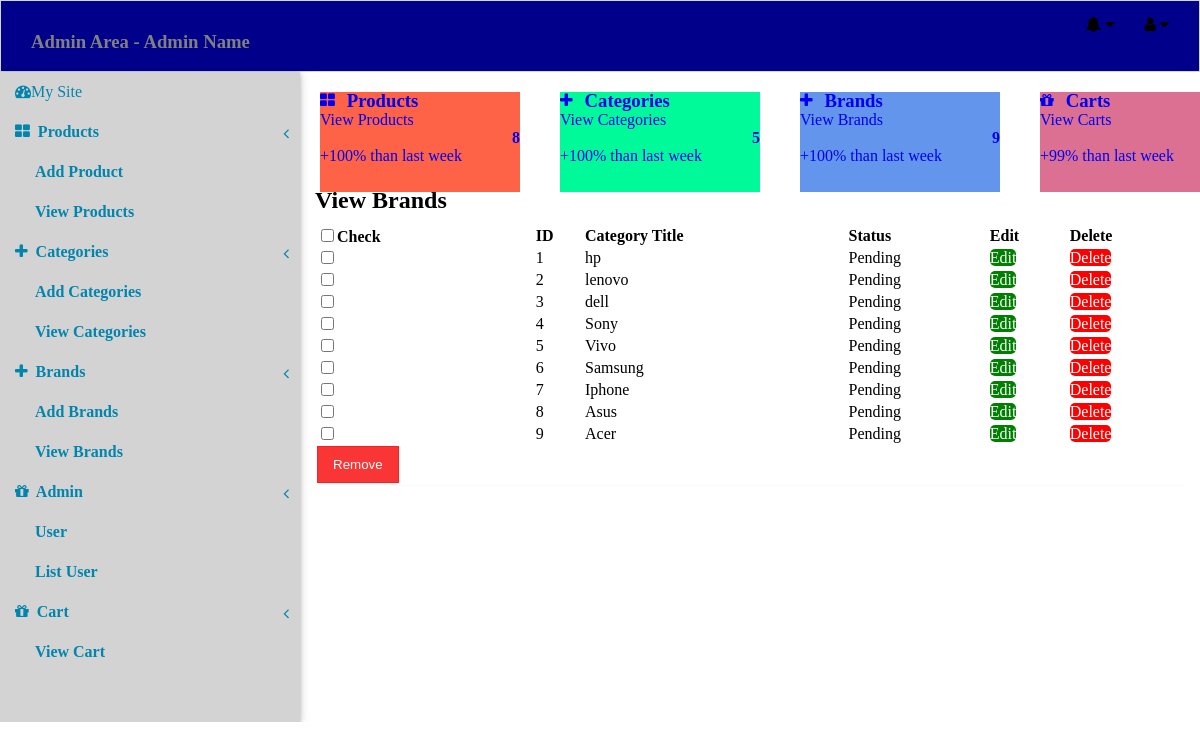
Screenshot of /admin_area/index.php?action=view_brand with the database file from the repository.
### tables this page shows
CREATE TABLE `brands` (
  `brand_id` int(11) NOT NULL,
  `brand_title` varchar(20) NOT NULL,
  `visible` int(1) NOT NULL DEFAULT 0
);

### admin_area/includes/view_brand.php (the view, shortened to what this page needs)
<div class="view_product_box">
<h2>View Brands</h2>
<div class="border_bottom">
    <form action="" metho="post" enctype="multipart/form-data" >
        <table width="100%">
            <thead>
                <tr>
                    <th><input type="checkbox" id="CheckAll" />Check</th>
                    <th>ID</th>
                    <th>Category Title</th>
                    <th>Status</th>
                    <th>Edit</th>
                    <th>Delete</th>
                </tr>
            </thead>
            <?php $all_categories = mysqli_query($con,"select * from brands order by brand_id DESC");
            $i = 1;
            while($row=mysqli_fetch_array($all_categories)){
            ?>
            <tbody>
                <tr>
                    <td><input type="checkbox" name="deleteAll[]" value="<?php echo $row['brand_id'];?>"/></td>
                    <td><?php echo $i ;?></td>
                    <td><?php echo $row['brand_title'] ?></td>
                    <td>
                        <?php
                        if($row['visible'] == 1){
                            echo "Approved";
                        }else{
                            echo "Pending";
                        }
                        ?>
                    </td>
                    <td><a style="background:green; width:35px; border-radius:5px; height:25px; color:white; text-decoration:none;" href="index.php?action=edit_brand&brand_id =<?php echo $row['brand_id'];?>">Edit</a></td>
                    <td><a style="background:red; width:35px; border-radius:5px; height:25px; color:white; text-decoration:none;" href="index.php?action=view_brand&delete_brand =<?php echo $row['brand_id'];?>"> Delete</a></td>
                </tr>
            </tbody>
            <?php $i++ ;}?>
            <tr>
                <td>
                    <input type="submit" class="checkall" name="delete_all" value="Remove">
                </td>
            </tr>
        </table>
    </form>
</div>
</div>

### admin_area/styles/style.css (style rules this page uses)
html, body, div, span, applet, object, iframe, h1, h2, h3, h4, h5, h6, p, blockquote, pre, a, abbr, acronym, address, big, cite, code, del, dfn, em, img, ins, kbd, q, s, samp, small, strike, strong, sub, sup, tt, var, b, u, i, center, dl, dt, dd, ol, ul, li, fieldset, form, label, legend, table, caption, tbody, tfoot, thead, tr, th, td, article, aside, canvas, details, embed, figure, figcaption, footer, header, hgroup, menu, nav, output, ruby, section, summary, time, mark, audio, video { margin: 0; padding: 0; border: 0; }
.border_bottom { border-bottom: 0.01px solid rgba(0,0,0,0.02); margin: 10px 0; }
.view_product_box th, .view_product_box td { text-align: left; }
.checkall { padding: 10px 15px; background: rgba(250, 32,32,0.9); border: 0.01px solid rgba(250, 32,32,0.9); color: white; }

### rows the page displays
brands: brand_title "hp", visible "Pending"
brands: brand_title "lenovo", visible "Pending"
brands: brand_title "dell", visible "Pending"
brands: brand_title "Sony", visible "Pending"
brands: brand_title "Vivo", visible "Pending"
brands: brand_title "Samsung", visible "Pending"
brands: brand_title "Iphone", visible "Pending"
brands: brand_title "Asus", visible "Pending"
brands: brand_title "Acer", visible "Pending"
